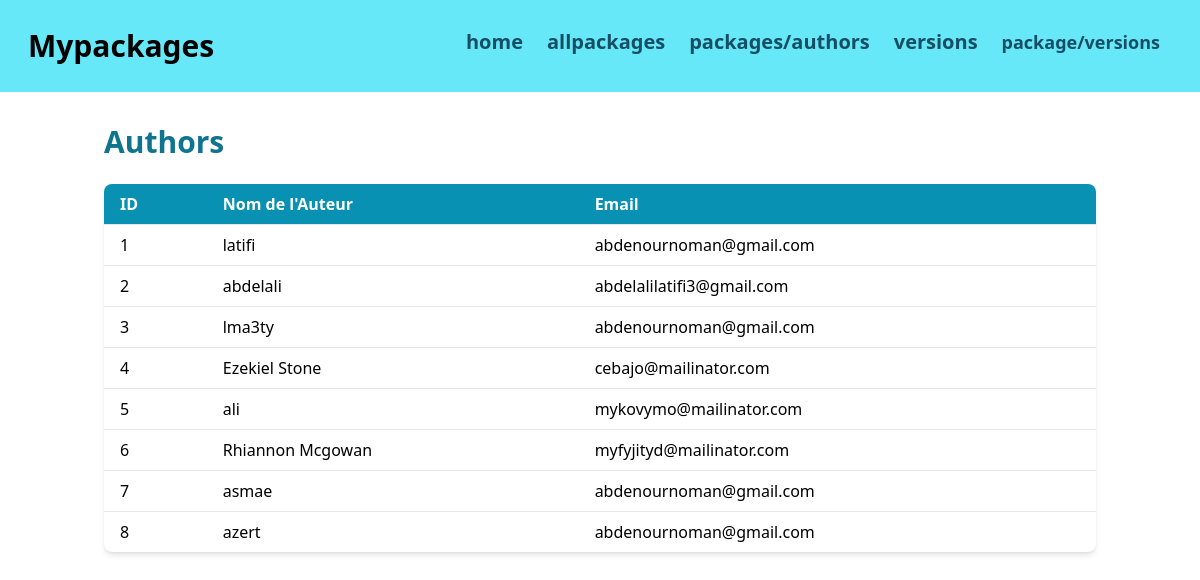
The app's page /aff_authors.php with its own data.
### tables this page shows
CREATE TABLE authors (
  id int(11)   PRIMARY KEY AUTO_INCREMENT,
  author_name varchar(30) NOT NULL,
  email varchar(50) NOT NULL
);

### aff_authors.php (the view, shortened to what this page needs)
<!DOCTYPE html>
<html lang="en">
<head>
    <script src="https://cdn.tailwindcss.com"></script>
</head>
<body>
<header class="flex justify-between bg-cyan-300 p-7 max-lg:block">
<div>
    <h1 class="font-extrabold text-3xl" >Mypackages</h1>
    </div>
    <div class="flex text-xl justify-between text-cyan-900 max-lg:mt-2.5 max-md:block">
        <a href="index.php"><h3 class="px-3 font-bold max-lg:text-base">home</h3></a>
        <a href="aff_allpckg.php"><h3 class="px-3 font-bold max-lg:text-base">allpackages</h3></a>
        <a href="aff_pckg_author.php"><h3 class="px-3 font-bold max-lg:text-base">packages/authors</h3></a>
        <a href="aff_version.php"><h3 class="px-3 font-bold max-lg:text-base">versions</h3></a>
        <a href="aff_pckg_version.php"><h3 class="px-3 font-bold text-lg max-lg:text-base">package/versions</h3></a>
    </div>
    </header>
    <div class="container mx-auto px-4 py-8">
        <h1 class="text-3xl font-semibold text-cyan-700 mb-6">Authors</h1>
        <div class="overflow-x-auto bg-white rounded-lg shadow-md">
            <table class="min-w-full table-auto">
                <thead>
                    <tr class="bg-cyan-600 text-white">
                        <th class="px-4 py-2 text-left">ID</th>
                        <th class="px-4 py-2 text-left">Nom de l'Auteur</th>
                        <th class="px-4 py-2 text-left">Email</th>
                    </tr>
                </thead>
                <div>
                    <?php
                    require 'connexion.php';
                    $requete = 'SELECT * FROM authors';
                    $query = mysqli_query($con, $requete);
                    while($rows = mysqli_fetch_assoc($query)){
                        echo "<tr class='border-t border-gray-200 hover:bg-cyan-50'>";
                        echo "<td class='px-4 py-2'>" . $rows['id'] . "</td>";
                        echo "<td class='px-4 py-2'>" . $rows['author_name'] . "</td>";
                        echo "<td class='px-4 py-2'>" . $rows['email'] . "</td>";
                        echo "</tr>";
                    }
                    ?>
                </div>
            </table>
        </div>
    </div>
</body>
</html>

### records on screen
authors: id "1", author_name "latifi", email "abdenournoman@gmail.com"
authors: id "2", author_name "abdelali", email "abdelalilatifi3@gmail.com"
authors: id "3", author_name "lma3ty", email "abdenournoman@gmail.com"
authors: id "4", author_name "Ezekiel Stone", email "cebajo@mailinator.com"
authors: id "5", author_name "ali", email "mykovymo@mailinator.com"
authors: id "6", author_name "Rhiannon Mcgowan", email "myfyjityd@mailinator.com"
authors: id "7", author_name "asmae", email "abdenournoman@gmail.com"
authors: id "8", author_name "azert", email "abdenournoman@gmail.com"
